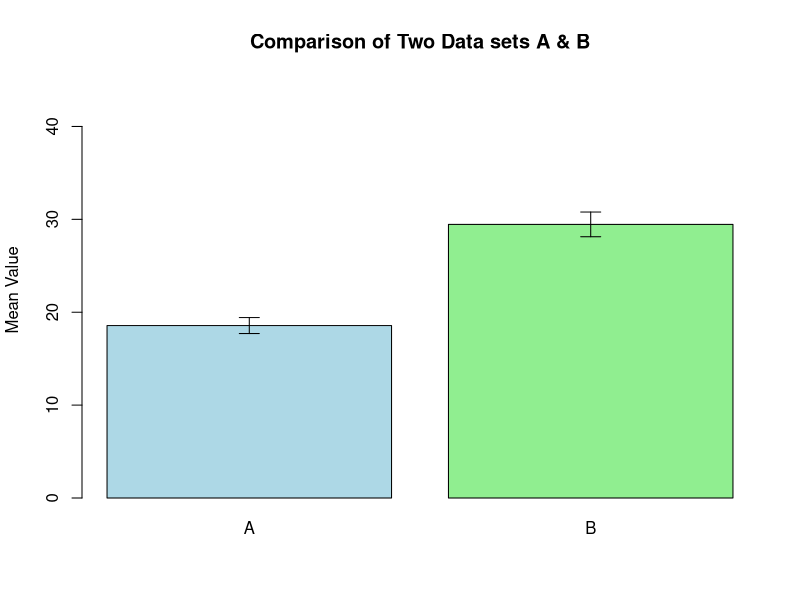

The R script that drew this image:
# ==========================================================
# Question-4.r
# ==========================================================

# 4a. Compute 90% confidence interval
# for a given data vector

print("Question 4(A). Compute 90% confidence interval")

#Given

x = c(27.7,24.8,29.3,27.8,27.1,30.2,24.1,20.0,27.3,24.8,30.9,34.2,38.2,28.0)

confidence = 0.90

n = length(x)
m = mean(x)
s = sd(x)

error = qt((1 + confidence)/2, df = n - 1) * s / sqrt(n)

lower = m - error
upper = m + error

#Results
print("Results:")
print(paste("Mean =", m))
print(paste("Sample size =", n))
print(paste("Standard Deviation =", s))
print(paste("90% Confidence Interval =", round(lower,3) , "to", round(upper,3)))
print("The 90% Confidence Interval for the given dataset X has been computed.")

# ==========================================================
# 4b.Compare the following two data sets A and B using barplots. Mark the standard error
#on mean as the error bars for comparision.
# ==========================================================

# Compare the following two data sets A and B using barplots.
# Mark standard error on mean as error bars

print("4(B).Compare two data sets A and B using barplots. Mark the standard error on mean as the error bars for comparision.")

#Given

A = c(17.6, 20.8, 15.6, 19.9, 17.6, 23.1, 17.0, 19.2, 14.3, 17.9, 20.2, 12.8, 19.1, 24.8)
B = c(34.2, 34.6, 20.6, 36.4, 32.8, 27.4, 26.4, 28.0, 36.0, 32.5, 23.2, 25.0, 26.9, 28.4)

#mean
means = c(mean(A), mean(B))

#standard error
se1 = sd(A) / sqrt(length(A))
se2 = sd(B) / sqrt(length(B))

ses = c(se1, se2)

#barplot
bp = barplot(means,
             names.arg = c("A", "B"),
             ylim = c(0, max(means + ses) + 14),
             main = "Comparison of Two Data sets A & B",
             ylab = "Mean Value",
             col = c("lightblue", "lightgreen"))

arrows(bp, means - ses,
       bp, means + ses,
       angle = 90,
       code = 3,
       length = 0.1)

print(paste("Means: A =", round(means[1],3),
            ", B =", round(means[2],3)))

print(paste("Standard Errors: A =", round(ses[1],3),
            ", B =", round(ses[2],3)))
print("Barplot for the two data sets A & B with marking the standard error on mean as error bars has been created.")
